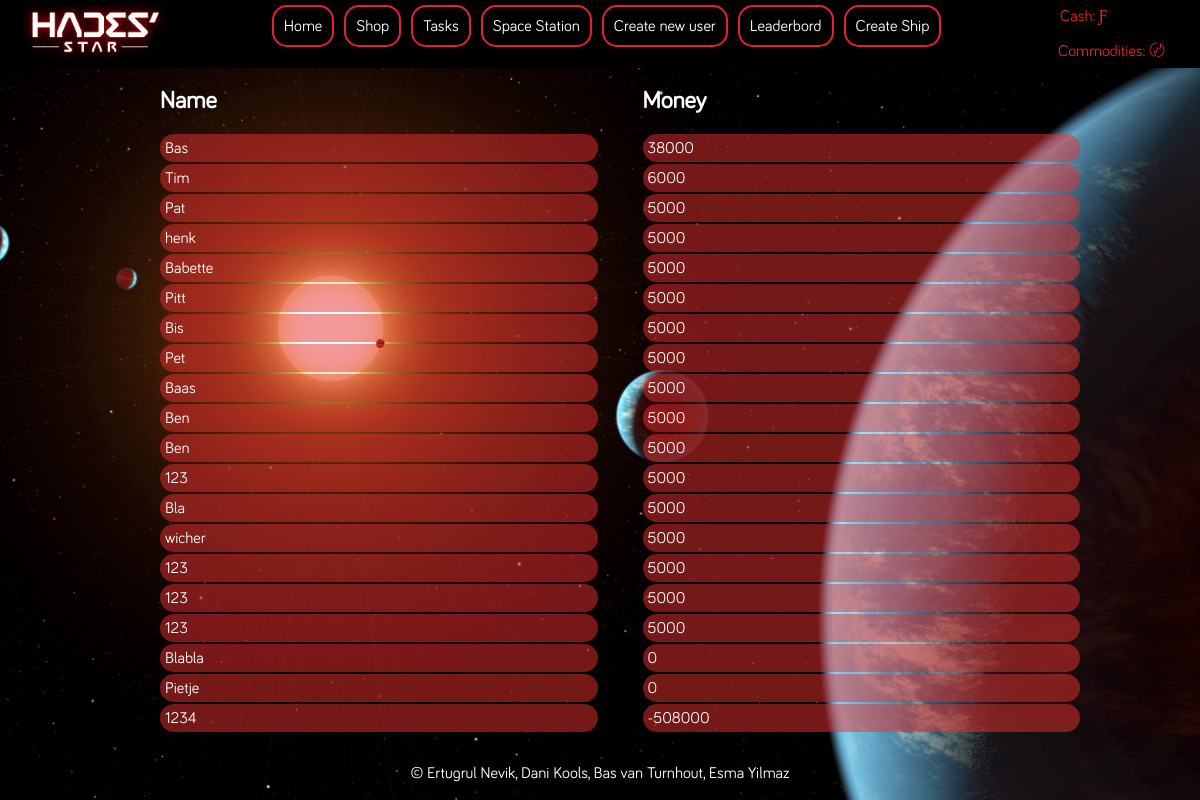
Screenshot of /leaderbord.php with the database file from the repository.
### tables this page shows
CREATE TABLE `users` (
  `id` int(11) NOT NULL,
  `name` varchar(255) NOT NULL,
  `cash` int(11) NOT NULL,
  `commodities` varchar(255) NOT NULL,
  `duration` varchar(10) NOT NULL,
  `admin` int(11) NOT NULL
);

### leaderbord.php (the view)
<?php
require 'header.php';
$sql = "SELECT * from users ORDER BY cash DESC";
$query = $db->query($sql);
$users = $query->fetchAll(PDO::FETCH_ASSOC);
?>
<div class="container">
    <div class="grid-container">
        <div class="grid-item">
            <ol>
                <h2>Name</h2>
                <?php
                foreach ($users as $user) {
                    $userfilter = htmlentities($user['name']);
                    echo "<li>$userfilter</li>";
                }
                ?>
            </ol>
        </div>
        <div class="grid-item">
            <ol>
                <h2>Money</h2>
                <?php
                foreach ($users as $user) {
                    $userfilter = htmlentities($user['cash']);
                    echo "<li>$userfilter</li>";
                }
                ?>
            </ol>
        </div>
    </div>
</div>
<?php
require 'footer.php';

### header.php (shortened to what this page needs)
<?php
require 'config.php';
    $sql = "SELECT * FROM `users`";
    $query = $db->query($sql);
    $users = $query->fetchAll(PDO::FETCH_ASSOC);
$id = isset($_GET['id']) ? $_GET['id'] : '';
    $sql = "SELECT * FROM users WHERE id = :id";
    $prepare = $db->prepare($sql);
    $prepare->execute([
        ':id' => $id
    ]);
    $userinfo = $prepare->fetch(PDO::FETCH_ASSOC);
?>
<!DOCTYPE html>
<html lang="en">
<head>
    <link rel="stylesheet" href="style.css">
</head>
<body>
<header>
    <div class="headerflex">
        <div class="logo">
            <img src="Images/battle_space_logo.png" alt="">
        </div>
        <div>
            <div class="navbar">
                <a href="index.php?id=<?=$id?>">Home</a>
                <a href="trading.php?id=<?=$id?>">Shop</a>
                <a href="tasks.php?id=<?=$id?>">Tasks</a>
                <a href="upgradestation.php?id=<?=$id?>">Space Station</a>
                <a href="create_login.php?id=<?=$id?>">Create new user</a>
                <a href="leaderbord.php?id=<?=$id?>">Leaderbord</a>
                <a href="createShip.php?id=<?=$id?>">Create Ship</a>
            </div>
        </div>
        <div class="cac">
            <div class="cash" id="cash">
                <p><span>Cash: Ƒ</span> <?php echo $userinfo['cash'] ?></p>
            </div>
            <div class="commodities" id="commodities">
                <p><span>Commodities: 〄</span> <?php echo $userinfo['commodities'] ?></strong></p>
        </div>
        </div>
    </div>
</header>
<main>

### footer.php (shortened to what this page needs)
<!doctype html>
<html lang="en">
<head>
    <link rel="stylesheet" href="style.css">
</head>
<body>
    <footer>
        <div class="container">
            <p>© Ertugrul Nevik, Dani Kools, Bas van Turnhout, Esma Yilmaz</p>
        </div>
    </footer>
</body>
</html>
</main>
</body>
</html>

### style.css (style rules this page uses)
html, body { height: 100%; }
body { font-family: 'bariol'; font-size: 1em; margin: 0; color: #ffffff; }
header { background-color: #000; }
header div { margin-left: 10px; margin-right: 10px; }
.container { max-width: 80%; margin: 0 auto; min-height: 100%; }
.headerflex { display: flex; flex-direction: row; justify-content: space-between; }
.navbar { display: flex; justify-content: space-between; }
.navbar a { text-decoration: none; padding: 10px; border: 2px solid #E82031; border-radius: 15px; margin: 5px; margin-bottom: 0; color: white; }
.cac { display: flex; flex-direction: column; }
.cash p { margin: 7px; }
.cac span { color: #E82031; }
.commodities p { margin: 5px; }
.headerflex .logo img { width: 150px; }
body { height: 100%; background-image: url(Images/background.jpg); background-attachment: fixed; background-position: center; background-repeat: no-repeat; background-size: cover; }
::placeholder { color: white; opacity: 0.7; }
footer { display: flex; justify-content: center; }
.commodities { text-align: right; }
.grid-container { display: grid; grid-template-columns: 1fr 1fr; grid-gap: 5px; }
.grid-container { display: grid; grid-template-columns: 1fr 1fr; }
.grid-container .grid-item li { padding: 5px; background: rgba( 232, 49, 49, 0.5); border-radius: 15px; margin-bottom: 2px; }
.grid-container .grid-item ol { list-style-type: none; }

### rows the page displays
users: name "Bas", cash "38000"
users: name "Tim", cash "6000"
users: name "Pat", cash "5000"
users: name "henk", cash "5000"
users: name "Babette", cash "5000"
users: name "Pitt", cash "5000"
users: name "Bis", cash "5000"
users: name "Pet", cash "5000"
users: name "Baas", cash "5000"
users: name "Ben", cash "5000"
users: name "Ben", cash "5000"
users: name "123", cash "5000"
users: name "Bla", cash "5000"
users: name "wicher", cash "5000"
users: name "123", cash "5000"
users: name "123", cash "5000"
users: name "123", cash "5000"
users: name "Blabla", cash "0"
users: name "Pietje", cash "0"
users: name "1234", cash "-508000"
